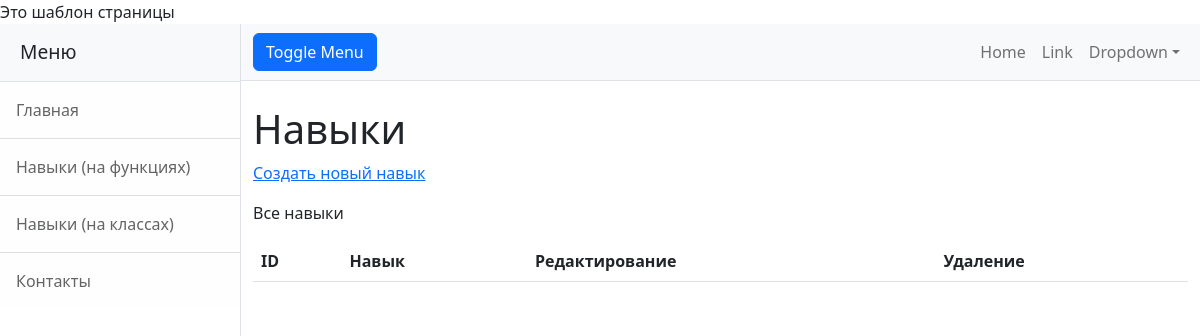
The page /view_skills on the database as committed earlier.
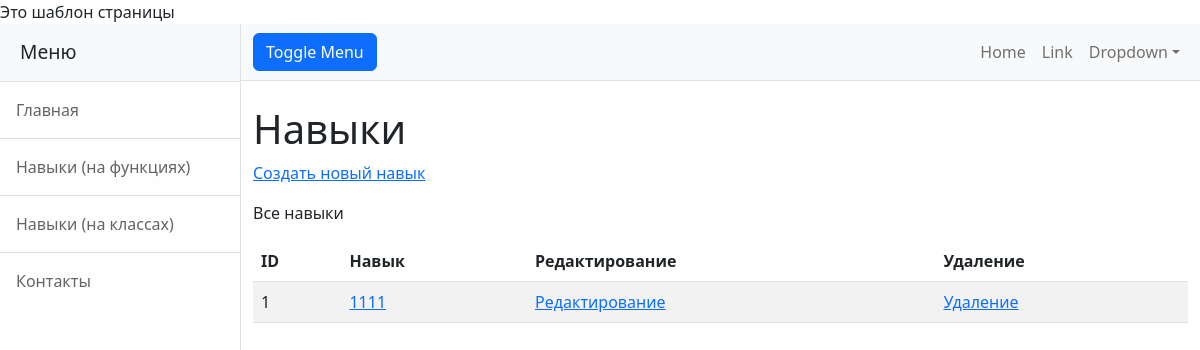
The same page on the database as committed later.
### blogapp/models.py (models this page shows, shortened)
class IsActiveMixin(models.Model):
    objects = models.Manager()
    active_objects = ActiveManager()
    is_active = models.BooleanField(default=False)
    class Meta:
        abstract = True

class Skill(IsActiveMixin):
    name = models.CharField(max_length=64, unique=True)
    user = models.ForeignKey(AppUser, on_delete=models.CASCADE)

### blogapp/views.py (the view)
# urls.py: path('view_skills', views.view_skills, name='view_skills'),
def view_skills(request):
    skills = Skill.objects.all()
    menu = blogapp.sitemenu.make_menu()
    return render(request, 'blogapp/skills_view.html', context={'menu': menu, 'skills': skills})

### blogapp/sitemenu.py (called while the page is built)
def make_menu():
    res = list()
    res.append(MenuItem("Главная", "/"))
    res.append(MenuItem("Навыки (на функциях)", "/view_skills"))
    res.append(MenuItem("Навыки (на классах)", "/skill_list"))
    res.append(MenuItem("Контакты", "/contacts"))
    return res

### blogapp/templates/blogapp/skills_view.html (shortened to what this page needs)
{% extends "base.html" %}
{% block menu_title %} Меню {% endblock %}
{% block menu_items %}
    {% for item in menu %}
        <a class="list-group-item list-group-item-action list-group-item-light p-3" href="{{ item.url }}">{{ item.text }}</a>
    {% endfor %}
{% endblock %}
{% block page_content %}
<h1 class="mt-4">Навыки</h1>
    <p><a href="/create_skill">Создать новый навык</a></p>
    <p>Все навыки</p>
        <table id="data" class="table table-striped">
        <thead>
            <tr>
            <th>ID</th>
            <th>Навык</th>
            <th>Редактирование</th>
            <th>Удаление</th>
          </tr>
    </thead>
    <tbody>
      {% for skill in skills %}
        <tr>
          <td>{{ skill.id }}</td>
           <td> <a href="{% url 'blogapp:view_skill' id=skill.id %}">{{ skill.name }}</a></td>
          <td><a href= "{% url 'blogapp:edit_skill' id=skill.id %}"> Редактирование </a></td>
          <td><a href= " "> Удаление </a></td>
        </tr>
      {% endfor %}
    </tbody>
  </table>
{% endblock %}

Rows that differ between the two databases and show on the page:
added Skill: id "1", name "1111"
